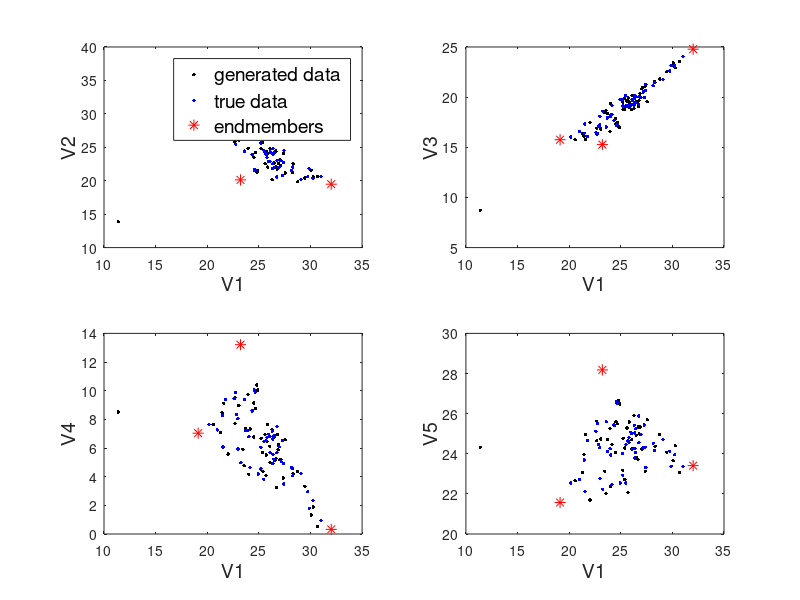

Write the MATLAB code that produced this figure. (Note: this script raises an error after producing the figure.)
% generate:  rs-pva subroutine to generate artificial data for testing.
% 
%   The script randomly generates datasets for specified number of endmembers,
%   compositional variables, and samples. Each sample is found as a mixture 
%   of endmembers with a small, random 'measurment error' added. A small
%   number of samples is additionally shifted to mimick outlier data. The
%   generated data is saved to in Matlab file format suitable for loading
%   into the main rs-pva routine.
%
% created :    2020-03-21  Tobias Keller, University of Glasgow
% license :    GNU General Public License v3.0


% set parameters for generating data
m = 50;   % number of samples
n = 5;    % number of variables
k = 3;    % number of endmembers
a = 1;    % amplitude of added noise [wt %]

% generate true endmember compositions
Ft = rand(k,n); 
Ft = Ft./sum(Ft,2).*100;  % in wt %

% generate true mixing proportions
At = rand(m,k);
At = At./sum(At,2);  % in wt fract.

% generate true sample compositions
Xt = At*Ft;

% perturb sample compositions with normally distributed noise
X = Xt + a.*(rand(size(Xt))-0.5);

% add 5% outlier points
o       = floor(0.05*m);
io      = randi(m,o,1);
X(io,:) = X(io,:) .* (1-(randi(2,o,n)-1).*0.5);

% set sample, variable, and project names
SNAME = {}; for i = 1:m; SNAME = [SNAME;{['S',num2str(i)]}]; end
VNAME = {}; for i = 1:n; VNAME = [VNAME;{['V',num2str(i)]}]; end
PRJCT = ['Data generated ',datestr(now)]; 
PRJCT(PRJCT==' ' | PRJCT=='-') = '_';

ii = ceil(sqrt(n-1)); jj = ceil((n-1)/ii); kk = 1;
FS = {'FontSize',14}; MS = {'MarkerSize',8};
figure(1); clf;
for i = 1:ii
    for j = 1:jj
        subplot(ii,jj,kk); box on; hold on;
        plot(X (:,1),X (:,kk+1),'k.',MS{:}); 
        plot(Xt(:,1),Xt(:,kk+1),'b.',MS{:});
        plot(Ft(:,1),Ft(:,kk+1),'r*',MS{:});
        xlabel(VNAME{1},FS{:}); ylabel(VNAME{kk+1},FS{:});
        if kk==1; legend('generated data','true data','endmembers',FS{:},'Location','best'); end
        kk = kk+1;
        if (kk>n-1); break; end
    end
end
sgtitle(['Generated ',int2str(m),' samples in ',int2str(n),' variables between ',int2str(k),' endmembers'],FS{:})
        
save('../data/DATA.mat','X','Xt','At','Ft','SNAME','VNAME','PRJCT');